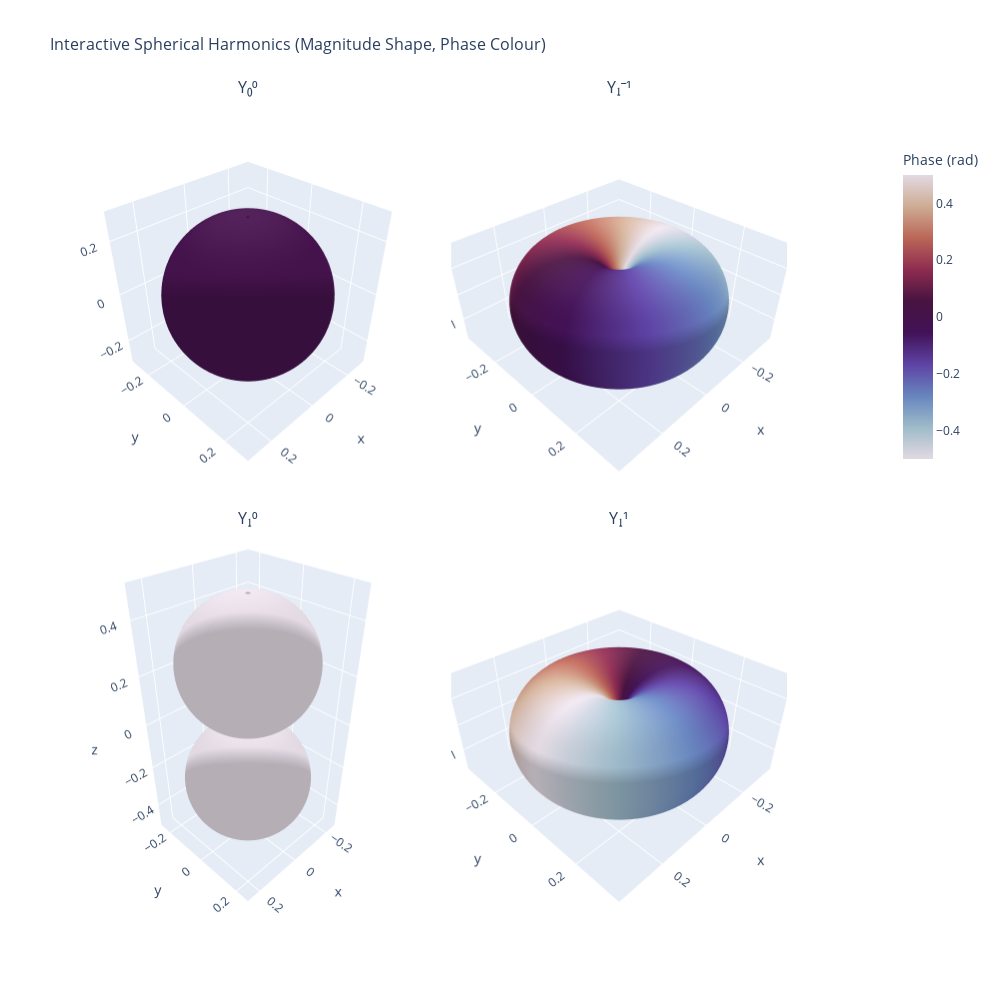

Notebook source saved alongside this figure:
### Code cell
import numpy as np
import plotly.graph_objects as go
from plotly.subplots import make_subplots  # ← ADD THIS LINE
from scipy.special import sph_harm

# ------------------------------------------------------------
# Generate spherical harmonic surface in Cartesian coordinates
# ------------------------------------------------------------
def spherical_harmonic_surface(l, m, resolution=200):
    theta = np.linspace(0, np.pi, resolution)
    phi = np.linspace(0, 2*np.pi, resolution)
    phi_grid, theta_grid = np.meshgrid(phi, theta)

    # Complex spherical harmonic
    Y = sph_harm(m, l, phi_grid, theta_grid)

    # Radius = magnitude
    r = np.abs(Y)

    # Convert to Cartesian coords
    x = r * np.sin(theta_grid) * np.cos(phi_grid)
    y = r * np.sin(theta_grid) * np.sin(phi_grid)
    z = r * np.cos(theta_grid)

    # Phase color
    colors = np.angle(Y)

    return x, y, z, colors

# ------------------------------------------------------------
# Create interactive figure
# ------------------------------------------------------------
fig = make_subplots(
    rows=2, cols=2,
    specs=[[{'type': 'surface'}, {'type': 'surface'}],
           [{'type': 'surface'}, {'type': 'surface'}]],
    subplot_titles=["Y₀⁰", "Y₁⁻¹", "Y₁⁰", "Y₁¹"],
    horizontal_spacing=0.05,
    vertical_spacing=0.05
)

harmonics = [(0, 0), (1, -1), (1, 0), (1, 1)]

for i, ((l, m), (row, col)) in enumerate(zip(harmonics, [(1,1), (1,2), (2,1), (2,2)])):
    x, y, z, colors = spherical_harmonic_surface(l, m, resolution=100)

    fig.add_trace(
        go.Surface(
            x=x, y=y, z=z,
            surfacecolor=colors,
            colorscale="Twilight",
            showscale=(i == 0),  # Show colorbar only for first plot
            colorbar=dict(
                title="Phase (rad)",
                x=1.15,
                len=0.4,
                y=0.75
            ) if i == 0 else None,
            opacity=1,
        ),
        row=row, col=col
    )

# Update layout
fig.update_layout(
    title_text="Interactive Spherical Harmonics (Magnitude Shape, Phase Colour)",
    title_font_size=16,
    width=1000,
    height=1000,
    showlegend=False
)

# Update scene properties for each subplot
for i in range(1, 5):
    scene_name = f'scene{i}' if i > 1 else 'scene'
    fig.update_layout({
        scene_name: dict(
            aspectmode='data',
            camera=dict(eye=dict(x=1.5, y=1.5, z=1.5))
        )
    })

fig.show()

### Figure 1 — Plotly figure (JSON) as saved in the notebook; plotly's stock layout.template omitted (floating-point values rounded to 4 significant figures; data arrays with more than 128 entries replaced by an {"elided": "..."} marker saying what was removed)
{"data": [{"colorbar": {"len": 0.4, "title": {"text": "Phase (rad)"}, "x": 1.15, "y": 0.75}, "colorscale": [[0, "#e2d9e2"], [0.1111, "#9ebbc9"], [0.2222, "#6785be"], [0.3333, "#5e43a5"], [0.4444, "#421257"], [0.5556, "#471340"], [0.6667, "#8e2c50"], [0.7778, "#ba6657"], [0.8889, "#ceac94"], [1, "#e2d9e2"]], "opacity": 1, "scene": "scene", "showscale": true, "surfacecolor": {"elided": "100x100 float values"}, "type": "surface", "x": {"elided": "100x100 float values"}, "y": {"elided": "100x100 float values"}, "z": {"elided": "100x100 float values"}}, {"colorscale": [[0, "#e2d9e2"], [0.1111, "#9ebbc9"], [0.2222, "#6785be"], [0.3333, "#5e43a5"], [0.4444, "#421257"], [0.5556, "#471340"], [0.6667, "#8e2c50"], [0.7778, "#ba6657"], [0.8889, "#ceac94"], [1, "#e2d9e2"]], "opacity": 1, "scene": "scene2", "showscale": false, "surfacecolor": {"elided": "100x100 float values"}, "type": "surface", "x": {"elided": "100x100 float values"}, "y": {"elided": "100x100 float values"}, "z": {"elided": "100x100 float values"}}, {"colorscale": [[0, "#e2d9e2"], [0.1111, "#9ebbc9"], [0.2222, "#6785be"], [0.3333, "#5e43a5"], [0.4444, "#421257"], [0.5556, "#471340"], [0.6667, "#8e2c50"], [0.7778, "#ba6657"], [0.8889, "#ceac94"], [1, "#e2d9e2"]], "opacity": 1, "scene": "scene3", "showscale": false, "surfacecolor": {"elided": "100x100 float values"}, "type": "surface", "x": {"elided": "100x100 float values"}, "y": {"elided": "100x100 float values"}, "z": {"elided": "100x100 float values"}}, {"colorscale": [[0, "#e2d9e2"], [0.1111, "#9ebbc9"], [0.2222, "#6785be"], [0.3333, "#5e43a5"], [0.4444, "#421257"], [0.5556, "#471340"], [0.6667, "#8e2c50"], [0.7778, "#ba6657"], [0.8889, "#ceac94"], [1, "#e2d9e2"]], "opacity": 1, "scene": "scene4", "showscale": false, "surfacecolor": {"elided": "100x100 float values"}, "type": "surface", "x": {"elided": "100x100 float values"}, "y": {"elided": "100x100 float values"}, "z": {"elided": "100x100 float values"}}], "layout": {"annotations": [{"font": {"size": 16}, "showarrow": false, "text": "Y₀⁰", "x": 0.2375, "xanchor": "center", "xref": "paper", "y": 1, "yanchor": "bottom", "yref": "paper"}, {"font": {"size": 16}, "showarrow": false, "text": "Y₁⁻¹", "x": 0.7625, "xanchor": "center", "xref": "paper", "y": 1, "yanchor": "bottom", "yref": "paper"}, {"font": {"size": 16}, "showarrow": false, "text": "Y₁⁰", "x": 0.2375, "xanchor": "center", "xref": "paper", "y": 0.475, "yanchor": "bottom", "yref": "paper"}, {"font": {"size": 16}, "showarrow": false, "text": "Y₁¹", "x": 0.7625, "xanchor": "center", "xref": "paper", "y": 0.475, "yanchor": "bottom", "yref": "paper"}], "height": 1000, "scene": {"aspectmode": "data", "camera": {"eye": {"x": 1.5, "y": 1.5, "z": 1.5}}, "domain": {"x": [0, 0.475], "y": [0.525, 1]}}, "scene2": {"aspectmode": "data", "camera": {"eye": {"x": 1.5, "y": 1.5, "z": 1.5}}, "domain": {"x": [0.525, 1], "y": [0.525, 1]}}, "scene3": {"aspectmode": "data", "camera": {"eye": {"x": 1.5, "y": 1.5, "z": 1.5}}, "domain": {"x": [0, 0.475], "y": [0, 0.475]}}, "scene4": {"aspectmode": "data", "camera": {"eye": {"x": 1.5, "y": 1.5, "z": 1.5}}, "domain": {"x": [0.525, 1], "y": [0, 0.475]}}, "showlegend": false, "title": {"font": {"size": 16}, "text": "Interactive Spherical Harmonics (Magnitude Shape, Phase Colour)"}, "width": 1000}}
